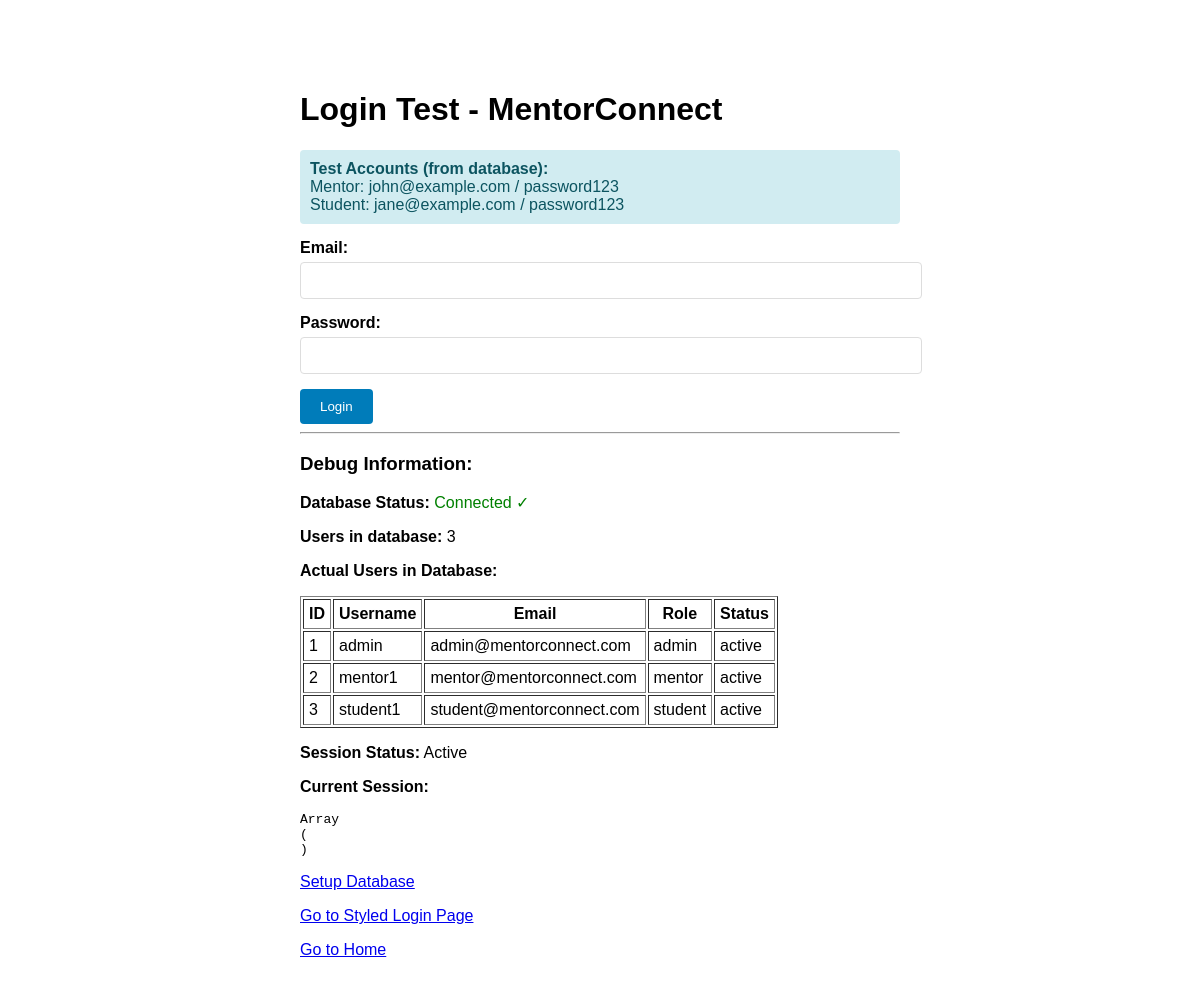
/test-login.php, run on the app's committed database.
### tables this page shows
CREATE TABLE users (
    id INT AUTO_INCREMENT PRIMARY KEY,
    username VARCHAR(50) UNIQUE NOT NULL,
    email VARCHAR(100) UNIQUE NOT NULL,
    password_hash VARCHAR(255) NOT NULL,
    first_name VARCHAR(50) NOT NULL,
    last_name VARCHAR(50) NOT NULL,
    role ENUM('student', 'mentor', 'admin') DEFAULT 'student',
    status ENUM('active', 'inactive', 'suspended') DEFAULT 'active',
    email_verified BOOLEAN DEFAULT TRUE,
    bio TEXT,
    profile_photo VARCHAR(255),
    phone VARCHAR(20),
    location VARCHAR(200),
    timezone VARCHAR(50) DEFAULT 'UTC',
    created_at TIMESTAMP DEFAULT CURRENT_TIMESTAMP,
    updated_at TIMESTAMP DEFAULT CURRENT_TIMESTAMP ON UPDATE CURRENT_TIMESTAMP
);

### config/performance-monitor.php (called while the page is built, shortened)
<?php
class PerformanceMonitor {
    private static $instance = null;
    private $metrics = [];
    public static function getInstance() {
        if (self::$instance === null) {
            self::$instance = new self();
        }
        return self::$instance;
    }
    public function startTimer($name) {
        $this->metrics[$name] = [
            'start_time' => microtime(true),
            'start_memory' => memory_get_usage(true)
        ];
    }
    public function endTimer($name) {
        $endTime = microtime(true);
        $endMemory = memory_get_usage(true);
        $this->metrics[$name]['end_time'] = $endTime;
        $this->metrics[$name]['end_memory'] = $endMemory;
        $this->metrics[$name]['duration'] = $endTime - $this->metrics[$name]['start_time'];
        $this->metrics[$name]['memory_used'] = $endMemory - $this->metrics[$name]['start_memory'];
        return $this->metrics[$name];
    }
}
function perf_start($name) {
    return PerformanceMonitor::getInstance()->startTimer($name);
}
function perf_end($name) {
    return PerformanceMonitor::getInstance()->endTimer($name);
}
function perf_log_query($sql, $params = [], $duration = 0) {
    return PerformanceMonitor::getInstance()->logQuery($sql, $params, $duration);
}
?>

### config/config.php (called while the page is built, shortened)
<?php
require_once __DIR__ . '/performance-monitor.php';
try {
    $dsn = "mysql:host=" . DB_HOST . ";dbname=" . DB_NAME . ";charset=" . DB_CHARSET;
    $pdo = new PDO($dsn, DB_USER, DB_PASS, [
        PDO::ATTR_ERRMODE => PDO::ERRMODE_EXCEPTION,
        PDO::ATTR_DEFAULT_FETCH_MODE => PDO::FETCH_ASSOC,
        PDO::ATTR_EMULATE_PREPARES => false,
        PDO::MYSQL_ATTR_INIT_COMMAND => "SET NAMES utf8mb4"
    ]);
} catch (PDOException $e) {
    if (DEBUG_MODE) {
        die('Database connection failed: ' . $e->getMessage());
    } else {
        die('Database connection failed. Please try again later.');
    }
}
function executeQuery($sql, $params = []) {
    global $pdo;
    $startTime = microtime(true);
    try {
        $stmt = $pdo->prepare($sql);
        $stmt->execute($params);
        $duration = microtime(true) - $startTime;
        return $stmt;
    } catch (PDOException $e) {
        perf_end('db_query');
        if (defined('DEBUG_MODE') && DEBUG_MODE) {
            error_log("Database Query Error: " . $e->getMessage() . " | SQL: " . $sql);
        }
        throw $e;
    }
}
function fetchOne($sql, $params = [], $cacheKey = null, $cacheTTL = 300) {
    $stmt = executeQuery($sql, $params);
    $result = $stmt->fetch();
    return $result;
}
function fetchAll($sql, $params = [], $cacheKey = null, $cacheTTL = 300) {
    $stmt = executeQuery($sql, $params);
    $result = $stmt->fetchAll();
    return $result;
}
?>

### test-login.php (the view, shortened to what this page needs)
<?php
require_once 'config/config.php';
?>
<!DOCTYPE html>
<html lang="en">
<head>
</head>
<body>
    <h1>Login Test - MentorConnect</h1>
    <div class="info">
        <strong>Test Accounts (from database):</strong><br>
        Mentor: john@example.com / password123<br>
        Student: jane@example.com / password123
    </div>
    <form method="POST">
        <div class="form-group">
            <label for="email">Email:</label>
            <input type="email" id="email" name="email" required value="<?php echo htmlspecialchars($email ?? ''); ?>">
        </div>
        <div class="form-group">
            <label for="password">Password:</label>
            <input type="password" id="password" name="password" required>
        </div>
        <button type="submit">Login</button>
    </form>
    <hr>
    <h3>Debug Information:</h3>
    <?php
    try {
        $testQuery = fetchOne("SELECT COUNT(*) as count FROM users");
        echo "<p><strong>Database Status:</strong> <span style='color: green;'>Connected ✓</span></p>";
        echo "<p><strong>Users in database:</strong> " . $testQuery['count'] . "</p>";
        $users = fetchAll("SELECT id, username, email, role, status FROM users LIMIT 10");
        if ($users) {
            echo "<p><strong>Actual Users in Database:</strong></p>";
            echo "<table border='1' cellpadding='5'>";
            echo "<tr><th>ID</th><th>Username</th><th>Email</th><th>Role</th><th>Status</th></tr>";
            foreach ($users as $user) {
                echo "<tr>";
                echo "<td>" . htmlspecialchars($user['id']) . "</td>";
                echo "<td>" . htmlspecialchars($user['username']) . "</td>";
                echo "<td>" . htmlspecialchars($user['email']) . "</td>";
                echo "<td>" . htmlspecialchars($user['role']) . "</td>";
                echo "<td>" . htmlspecialchars($user['status']) . "</td>";
                echo "</tr>";
            }
            echo "</table>";
        }
    } catch (Exception $e) {
        echo "<p><strong>Database Status:</strong> <span style='color: red;'>Error ✗</span></p>";
        echo "<p><strong>Error:</strong> " . htmlspecialchars($e->getMessage()) . "</p>";
        echo "<p><a href='setup-database.php' style='background: #dc3545; color: white; padding: 10px; text-decoration: none; border-radius: 4px;'>Setup Database First</a></p>";
    }
    ?>
    <p><strong>Session Status:</strong> <?php echo session_status() === PHP_SESSION_ACTIVE ? 'Active' : 'Inactive'; ?></p>
    <p><strong>Current Session:</strong></p>
    <pre><?php print_r($_SESSION); ?></pre>
    <p><a href="setup-database.php">Setup Database</a></p>
    <p><a href="auth/login.php">Go to Styled Login Page</a></p>
    <p><a href="index.php">Go to Home</a></p>
</body>
</html>

### test-login.php (style rules this page uses)
body { font-family: Arial, sans-serif; max-width: 600px; margin: 50px auto; padding: 20px; }
.form-group { margin-bottom: 15px; }
label { display: block; margin-bottom: 5px; font-weight: bold; }
input[type="email"], input[type="password"] { width: 100%; padding: 10px; border: 1px solid #ddd; border-radius: 4px; }
button { background: #007cba; color: white; padding: 10px 20px; border: none; border-radius: 4px; cursor: pointer; }
.info { background: #d1ecf1; color: #0c5460; padding: 10px; border-radius: 4px; margin-bottom: 15px; }

### data on the page
users: id "1", username "admin", email "admin@mentorconnect.com", role "admin", status "active"
users: id "2", username "mentor1", email "mentor@mentorconnect.com", role "mentor", status "active"
users: id "3", username "student1", email "student@mentorconnect.com", role "student", status "active"

### other printed values
$testQuery['count'] "3"
